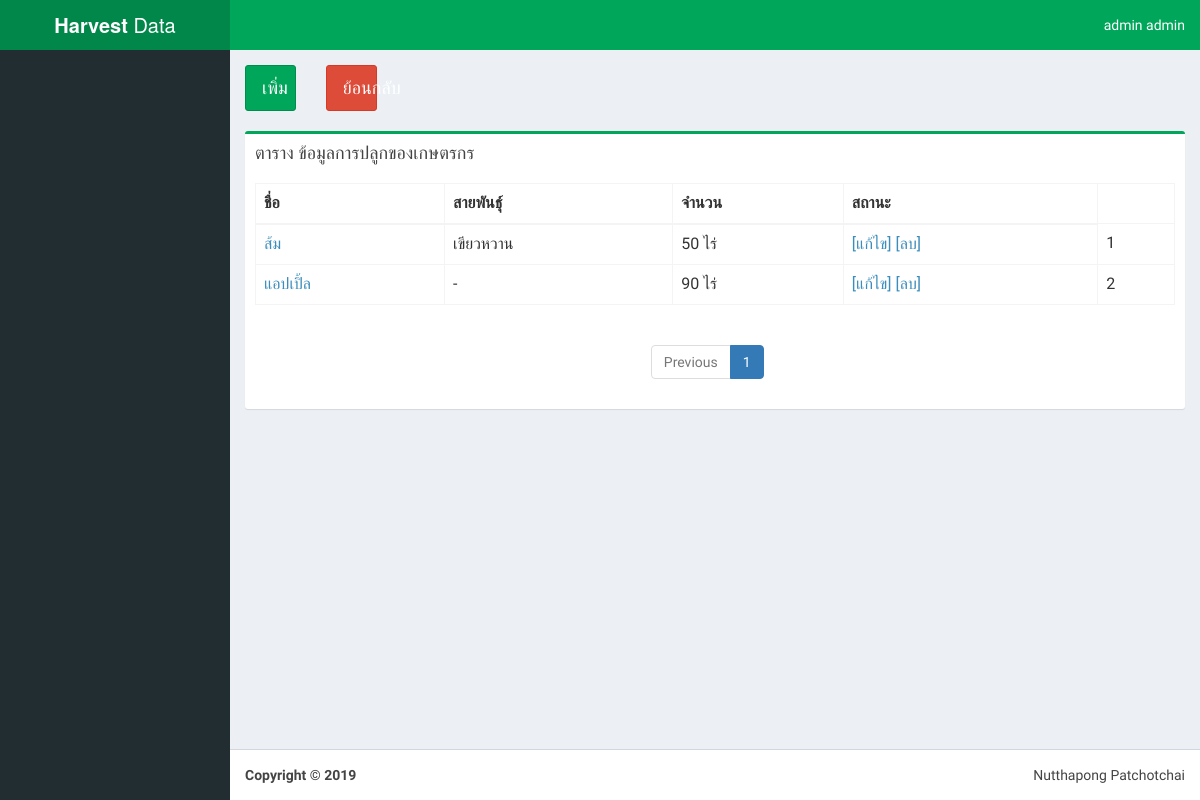
Page /farmer/1/ (signed in) on the committed database.
### Farmer/models.py (models this page shows, shortened)
class Plant(models.Model):
    fruit_name = models.CharField(max_length=100, default='')
    fruit_breed = models.CharField(max_length=100, default='')
    scale = models.CharField(max_length=100, default='')
    Farmer_id = models.ForeignKey(Farmer, on_delete=models.CASCADE)

### Farmer/views.py (the view)
# urls.py: path('farmer/<int:Farmer_id>/', farmer_views.ViewPlant, name='viewFarmer'),
@login_required
def ViewPlant(request, Farmer_id):
    viewplant = Plant.objects.filter(Farmer_id=Farmer_id)
    viewplantpage = {
                'viewplant': viewplant
    }
    return render(request, 'Farmer/ViewPlant.html', viewplantpage)

### Farmer/templates/Farmer/ViewPlant.html
{% extends "Farmer/base.html" %}
{% load static %}
{% block content %}
<section class="content">
<div class="row" >
    <div class="col-md-1">
<a type="button" class="btn btn-block btn-success btn-lg" href="{% url 'createPlant' %}">เพิ่ม</a>
        </div>
    <div class="col-md-1">
        <a type="button" class="btn btn-block btn-danger btn-lg" href="{% url 'index' %}">ย้อนกลับ</a>
    </div>
    <div class="col-md-10"></div>
</div>
    <br>
      <div class="row">
        <div class="col-md-12">
            <div class="box box-success">
                <div class="box-header">
                <h3 class="box-title">ตาราง ข้อมูลการปลูกของเกษตรกร</h3>
                </div>
            <div class="box-body">
              <div id="example2_wrapper" class="dataTables_wrapper form-inline dt-bootstrap"><div class="row"><div class="col-sm-6"></div><div class="col-sm-6"></div></div><div class="row"><div class="col-sm-12"><table id="example2" class="table table-bordered table-hover dataTable" role="grid" aria-describedby="example2_info">
                <thead>
                <tr role="row">
                    <th class="sorting_asc" tabindex="0" aria-controls="example2" rowspan="1" colspan="1" aria-sort="ascending" aria-label="Rendering engine: activate to sort column descending">ชื่อ</th>
                    <th class="sorting" tabindex="0" aria-controls="example2" rowspan="1" colspan="1" aria-label="Browser: activate to sort column ascending">สายพันธุ์</th>
                    <th class="sorting" tabindex="0" aria-controls="example2" rowspan="1" colspan="1" aria-label="Platform(s): activate to sort column ascending">จำนวน</th>
                    <th class="sorting" tabindex="0" aria-controls="example2" rowspan="1" colspan="1" aria-label="CSS grade: activate to sort column ascending">สถานะ</th></tr>
                </thead>
                <tbody>
                {% for VP in viewplant %}
                <tr role="row" class="odd">
                  <td class="sorting_1"><a type="button" href="{% url 'viewHarvest' VP.Farmer_id_id VP.id  %}">{{ VP.fruit_name }}</a></td>
                    <td>{{ VP.fruit_breed }}</td>
                    <td>{{ VP.scale }} ไร่</td>
                  <td>
                      <a type="button" href="{% url 'editPlant' %}">[แก้ไข]</a>
                      <a type="button" href="{% url 'deletePlant' %}">[ลบ]</a>
                  </td>
                <td>{{ VP.id }}</td>
                </tr>
                {% endfor %}
                </tbody>
              </table></div></div>
                  <div class="row">
                      <div class="col-sm-5">
                      </div>
                      <div class="col-sm-7">
                          <div class="dataTables_paginate paging_simple_numbers" id="example2_paginate">
                              <ul class="pagination">
                                  <li class="paginate_button previous disabled" id="example2_previous">
                                      <a href="#" aria-controls="example2" data-dt-idx="0" tabindex="0">Previous</a>
                                  </li>
                                  <li class="paginate_button active">
                                      <a href="#" aria-controls="example2" data-dt-idx="1" tabindex="0">1</a>
                                  </li>
                          </div>
                      </div>
                  </div>
                </div>
            </div>
            </div>
        </div>
          </div>
</section>
{% endblock %}

### Farmer/templates/Farmer/base.html (shortened to what this page needs)
{% load static %}
{% load sweetify %}
<html>
<head>
  <link rel="stylesheet" href="{% static 'Farmer/css/bootstrap.min.css' %}">
  <link rel="stylesheet" href="{% static 'Farmer/css/font-awesome.min.css' %}">
  <link rel="stylesheet" href="{% static 'Farmer/css/ionicons.min.css' %}">
  <link rel="stylesheet" href="{% static 'Farmer/css/AdminLTE.min.css' %}">
     <link rel="stylesheet" href="{% static 'Farmer/css/alt/AdminLTE-bootstrap-social.min.css' %}">
     <link rel="stylesheet" href="{% static 'Farmer/css/alt/AdminLTE-fullcalendar.min.css' %}">
     <link rel="stylesheet" href="{% static 'Farmer/css/alt/AdminLTE-select2.min.css' %}">
     <link rel="stylesheet" href="{% static 'Farmer/css/alt/AdminLTE-without-plugins.min.css' %}">
    <link rel="stylesheet" href="{% static 'Farmer/css/skins/_all-skins.min.css' %}">
</head>
<body class="hold-transition skin-green sidebar-mini">
<div class="wrapper">
  <header class="main-header">
    <a href="{% url 'index' %}" class="logo">
      <span class="logo-lg"><b>Harvest </b>Data</span>
    </a>
    <nav class="navbar navbar-static-top" role="navigation">
      <div class="navbar-custom-menu">
        <ul class="nav navbar-nav">
          <li class="dropdown user user-menu">
            <a href="#" class="dropdown-toggle" data-toggle="dropdown">
              <span class="hidden-xs">{{ user.first_name }} {{ user.last_name }}</span>
            </a>
          </li>
        </ul>
      </div>
    </nav>
  </header>
  <div class="content-wrapper">
      {% block content %}
    {% endblock %}
  </div>
  <footer class="main-footer">
    <div class="pull-right hidden-xs">
      Nutthapong Patchotchai
    </div>
    <strong>Copyright &copy; 2019 </strong>
  </footer>
</div>
</body>
</html>

### rows in the picture
Plant: fruit_name "ส้ม", fruit_breed "เขียวหวาน", scale "50", id "1"
Plant: fruit_name "แอปเปิ้ล", fruit_breed "-", scale "90", id "2"

### other values in the picture
{{ user.first_name }} "admin"
{{ user.last_name }} "admin"
